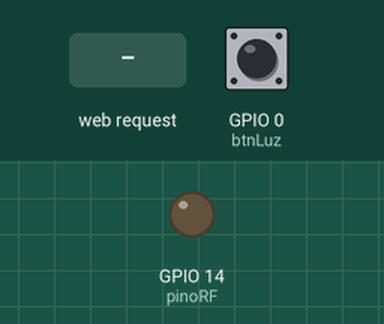
Bench run of a sketch on a simulated ESP8266 (NodeMCU). Shown: output pins drawn as LEDs (lit = HIGH). Inputs (shaded band) come from the test bench; at power-on: GPIO 0 (btnLuz) HIGH. WiFi joins after 1.5 s; servers stay silent unless stated; what the sketch prints to the serial monitor is not drawn.

Above: at 2.7 s.
2.8 s: HTTP request GET /gpio/6 received
At 2.99 s:
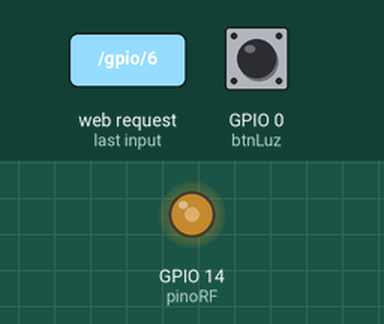
4.5 s: GPIO 0 (btnLuz) pulled LOW for 3.2 s
At 8.3 s:
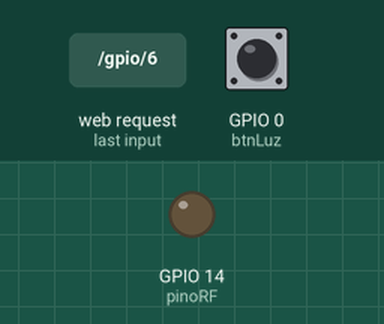
9.4 s: HTTP request GET /gpio/2 received
At 10.2 s:
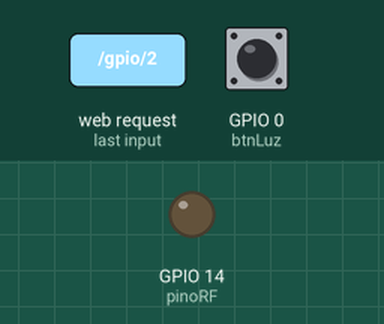
Timing chart, 0 to 12.4 s (numbered marks = the images above; inputs shaded):
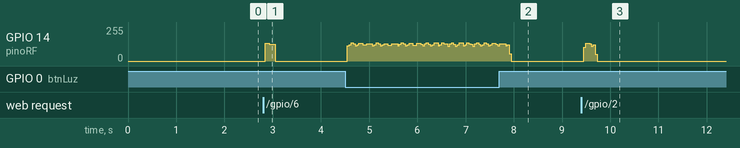

The sketch:

arno.ino
```cpp
/*
 * este código bem simples é baseado no exemplo de http server wifi disponível na biblioteca ESP8266 do arduino
 * deve exibir o ip para acesso via serial ao se conectar com sucesso no ssid informado
 * espera um botão na porta 0, que usa pullup interno
 * a saída, por default na porta 14, deve ser ligada a um circuito rf compatível com o esperado pelo ventilador
 * no meu caso, usei um controle cujo chip principal havia queimado.
 * caso precise adicionar mais funcionalidades, creio que seja interessante trocar delay por interrupt,
 * de modo a não bloquear seu microcontrolador por muito tempo.
*/

//trocar para biblioteca adequada WIFI caso ESP32
#include <ESP8266WiFi.h>


#ifndef STASSID
#define STASSID "NomeWifi"
#define STAPSK  "senha"
#endif

int btnLuz = 0;
int pinoRF = 14;
int i,j;

const char* ssid = STASSID;
const char* password = STAPSK;

WiFiServer server(80);


void fn4(){
  digitalWrite(pinoRF, LOW);
  delayMicroseconds(378);
  digitalWrite(pinoRF, HIGH);
  delayMicroseconds(5500);
}

void fn3(){
  digitalWrite(pinoRF, LOW);
  delayMicroseconds(1378);
  digitalWrite(pinoRF, HIGH);
  delayMicroseconds(4500);
}

void fn8(){
  for(i=0;i<8;i++){
    digitalWrite(pinoRF, LOW);
    delayMicroseconds(1000);
    digitalWrite(pinoRF, HIGH);
    delayMicroseconds(1000);
  }
}

void fn1(int n){
  for(i=0;i<n;i++){
    digitalWrite(pinoRF, LOW);
    delayMicroseconds(378);
    digitalWrite(pinoRF, HIGH);
    delayMicroseconds(1622);
  }
}

void fn2(int n){
  for(i=0;i<n;i++){
    digitalWrite(pinoRF, LOW);
    delayMicroseconds(1500);
    digitalWrite(pinoRF, HIGH);
    delayMicroseconds(500);
  }
}

void ligaDesligaLuz(){
  for(j=0;j<5;j++){
    fn3();
    fn8();
    fn2(3);
    fn1(1);
    fn2(4);
    fn1(1);
    fn2(1);
    fn1(1);
    fn2(1);
    fn1(1);
    fn2(1);
    fn1(1);
  }
}

void ligaDesligaVento(){
  for(j=0;j<5;j++){
    fn4();
    fn8();
    fn2(3);
    fn1(1);
    fn2(5);

    fn1(1);
    fn2(1);
    fn1(1);
    fn2(1);
    fn1(1);
    fn2(1);
  }
}

void menoVento(){
  for(j=0;j<5;j++){
    fn4();
    fn8();
    fn2(3);
    fn1(1);
    fn2(8);
    fn1(3);
  }
}

void maisVento(){
  for(j=0;j<5;j++){
    fn3();
    fn8();
    fn2(3);
    fn1(1);
    fn2(4);
    fn1(4);
    fn2(3);
  }
}

void dormir(){
  for(j=0;j<5;j++){
    fn4();
    fn8();
    fn2(3);
    fn1(1);
    fn2(4);
    fn1(1);
    fn2(2);
    fn1(2);
    fn2(2);
  }
}

void ventExaust(){
  for(j=0;j<5;j++){
    fn3();
    fn8();
    fn2(3);
    fn1(1);
    fn2(4);
    fn1(2);
    fn2(2);
    fn1(2);
    fn2(1);
  }
}

void tempo(){
  for(j=0;j<5;j++){
    fn4();
    fn8();
    fn2(3);
    fn1(1);
    fn2(4);
    fn1(2);
  }
}

void setup() {
  Serial.begin(115200);

  // prepare LED
  pinMode(pinoRF, OUTPUT);

  pinMode(btnLuz, INPUT_PULLUP);

  // Connect to WiFi network
  Serial.println();
  Serial.println();
  Serial.print(F("Connecting to "));
  Serial.println(ssid);

  WiFi.mode(WIFI_STA);
  WiFi.begin(ssid, password);

  while (WiFi.status() != WL_CONNECTED) {
    delay(500);
    Serial.print(F("."));
  }
  Serial.println();
  Serial.println(F("WiFi connected"));

  // Start the server
  server.begin();
  Serial.println(F("Server started"));

  // Print the IP address
  Serial.println(WiFi.localIP());
}

void loop() {
  digitalWrite(pinoRF, LOW);
  while(!digitalRead(btnLuz)){//caso botao na porta zero seja pressionado
    ligaDesligaLuz();
  }

  WiFiClient client = server.available();
  if (!client) {
    return;
  }
  Serial.println(F("new client"));

  client.setTimeout(1000); // default is 1000

  // Read the first line of the request
  String req = client.readStringUntil('\r');
  Serial.println(F("request: "));
  Serial.println(req);

  // verifica se a url chamada deve ativar alguma ação
  if (req.indexOf(F("/gpio/0")) != -1) {
    ligaDesligaLuz();
  } else if (req.indexOf(F("/gpio/1")) != -1) {
    ligaDesligaVento();
  } else if (req.indexOf(F("/gpio/2")) != -1) {
    menoVento();
  } else if (req.indexOf(F("/gpio/3")) != -1) {
    maisVento();
  } else if (req.indexOf(F("/gpio/4")) != -1) {
    dormir();
  } else if (req.indexOf(F("/gpio/5")) != -1) {
    ventExaust();
  } else if (req.indexOf(F("/gpio/6")) != -1) {
    tempo();
  } else {
    Serial.println(F("invalid request"));
  }

  while (client.available()) {
    client.read();
  }

  //header + html enviado para o cliente
  client.print(F("HTTP/1.1 200 OK\r\nContent-Type: text/html\r\n\r\n<!DOCTYPE HTML>\r\n<html>\r\n"));
  client.print(F("<br><br><a href='http://"));
  client.print(WiFi.localIP());
  client.print(F("/gpio/0'><h1>Luz</h1></a><br/><a href='http://"));
  client.print(WiFi.localIP());
  client.print(F("/gpio/1'><h1>Vento</h1></a><br><br><a href='http://"));
  client.print(WiFi.localIP());
  client.print(F("/gpio/2'><h1>- Vento</h1></a><br><br><a href='http://"));
  client.print(WiFi.localIP());
  client.print(F("/gpio/3'><h1>+ Vento</h1></a><br><br><a href='http://"));
  client.print(WiFi.localIP());
  client.print(F("/gpio/4'><h1>Dormir</h1></a><br><br><a href='http://"));
  client.print(WiFi.localIP());
  client.print(F("/gpio/5'><h1>Ventilador Exaustor</h1></a><br><br><a href='http://"));
  client.print(WiFi.localIP());
  client.print(F("/gpio/6'><h1>Timer</h1></a></html>"));

  Serial.println(F("Disconnecting from client"));

}
```

Measured:
- after the input at 2.8 s, GPIO 14 (pinoRF): 0/255 → 133/255 after 0.05 s, → 127/255 0.08 s later, → 0/255 0.12 s later
- after the input at 9.4 s, GPIO 14 (pinoRF): 0/255 → 134/255 after 0.05 s, → 0/255 0.12 s later
